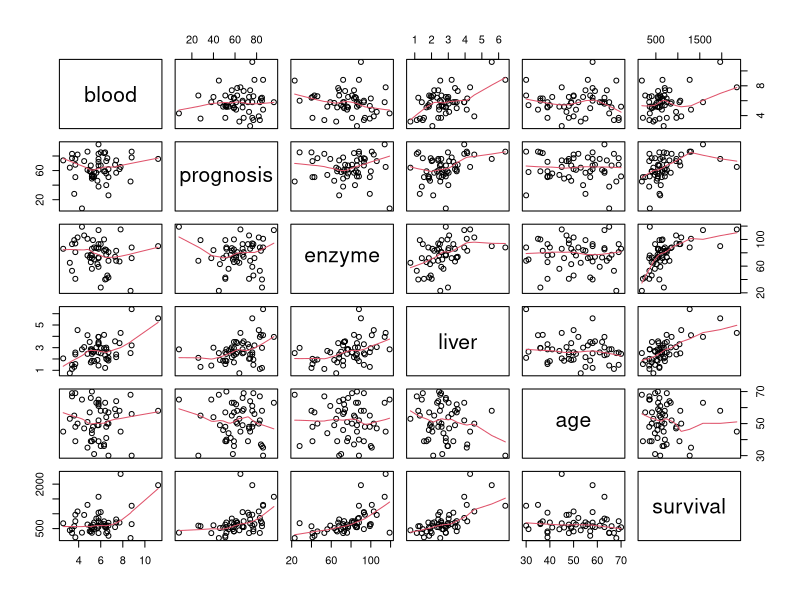
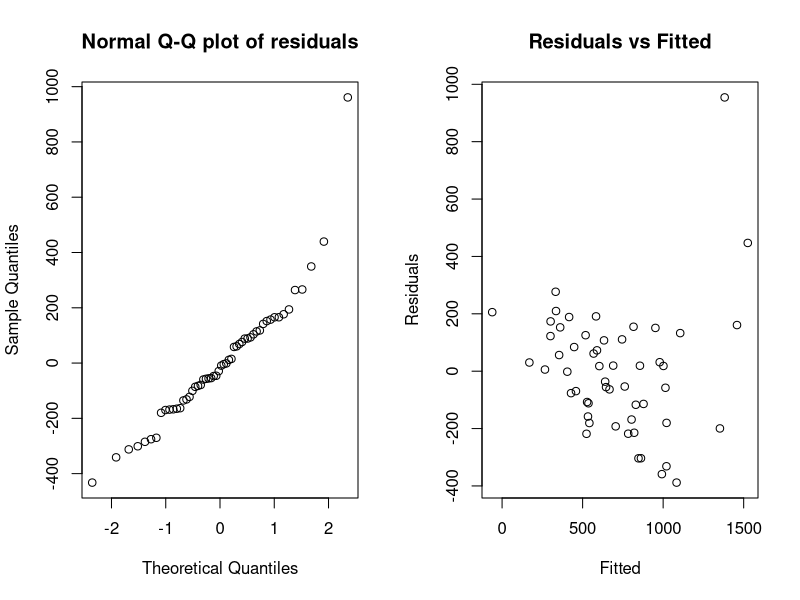
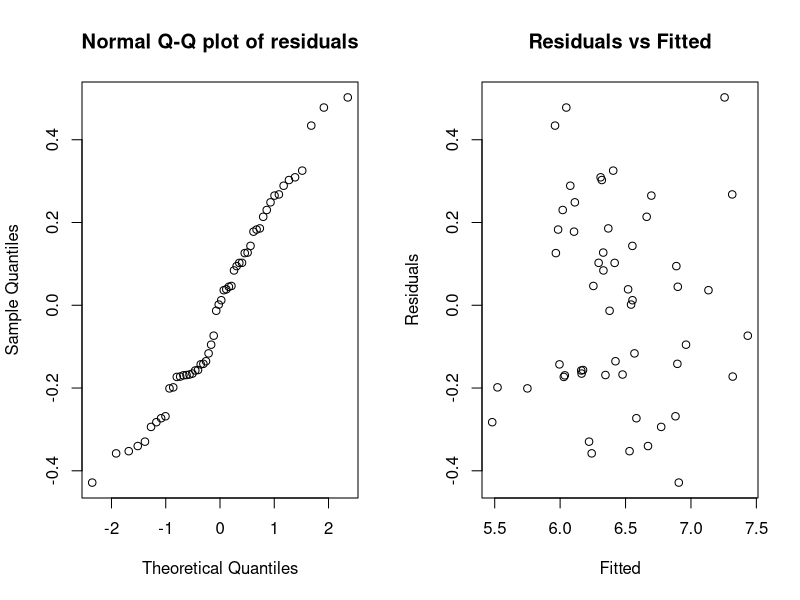
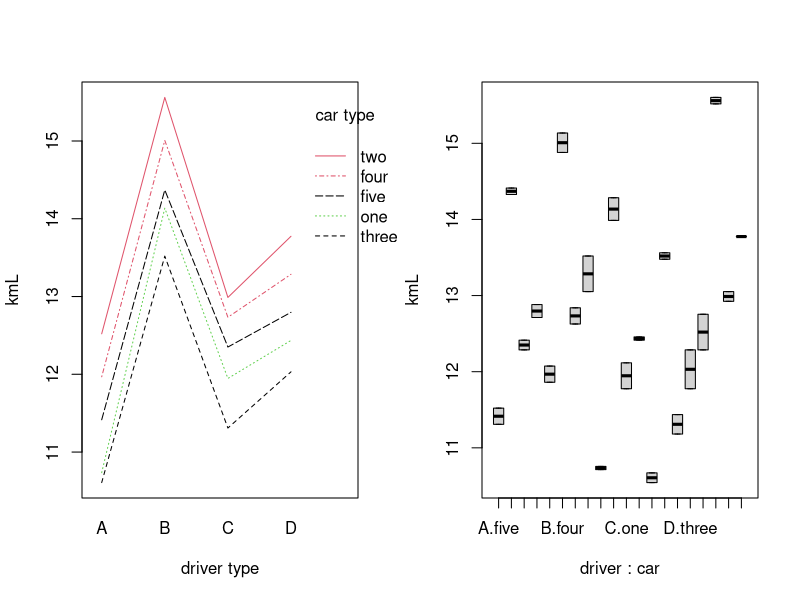

These figures' R source, in order:
## ---- chunk 1
knitr::opts_chunk$set(echo = TRUE)
## ---- chunk 2
surg = read.table("surg.dat", header = TRUE)
## ---- chunk 3
surg1 = subset(surg, select = -c(gender))
## ---- chunk 4
plot(surg1, panel = panel.smooth)
## ---- chunk 5
cor(surg1)
## ---- chunk 6
surg1.lm = lm(survival ~ blood + prognosis + enzyme + liver + age, data = surg1)
## ---- chunk 7
summary(surg1.lm)
## ---- chunk 8
anova(surg1.lm)
## ---- chunk 9
1005152 + 1278496 + 3442172 + 57862 + 33032
## ---- chunk 10
5816714/5
## ---- chunk 11
1163342.8/53183
## ---- chunk 12
1 - pf(21.874335784, df1=5, df2=48)
## ---- chunk 13
surg1.lm1 = lm(survival ~ blood + prognosis + enzyme, data = surg)
## ---- chunk 14
coefficients(surg1.lm1)
## ---- chunk 15
par(mfrow = c(1,2))
qqnorm(surg1.lm1$residuals, main = "Normal Q-Q plot of residuals")
plot(surg1.lm1$fitted.values, surg1.lm$residuals, main = "Residuals vs Fitted", xlab = "Fitted", ylab = "Residuals")
## ---- chunk 16
surg.log = lm(log(survival) ~ blood + prognosis + enzyme + liver + age + gender, data = surg)
## ---- chunk 17
summary(surg.log)
## ---- chunk 18
par(mfrow = c(1,2))
qqnorm(surg.log$residuals, main = "Normal Q-Q plot of residuals")
plot(surg.log$fitted.values, surg.log$residuals, main = "Residuals vs Fitted", xlab = "Fitted", ylab = "Residuals")
## ---- chunk 19
kml = read.table("kml.dat", header = TRUE)
## ---- chunk 20
kml1 = subset(kml, select = -c(kmL))
kml2 = table(kml1[, c("driver","car")])
## ---- chunk 21
with(kml, interaction.plot(driver, car, kmL, trace.label = "car type", xlab = "driver type", ylab = "kmL", col = 1:3))
## ---- chunk 22
boxplot(kmL ~ driver + car, data = kml)
## ---- chunk 23
kml3 = lm(kmL ~ driver * car, data = kml)
summary(kml3)
## ---- chunk 24
anova(kml3)
